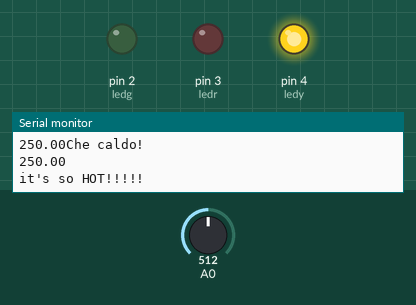
A sketch run on a simulated Arduino Uno, built with avr-gcc and run on an emulated ATmega328P. On the bench: output pins drawn as LEDs (lit = HIGH), the last lines printed to the serial monitor. Inputs (shaded band) come from the test bench; at power-on: A0 = 512.

Above: at 1.8 s.
1.9 s: A0 set to 122
At 3.9 s:
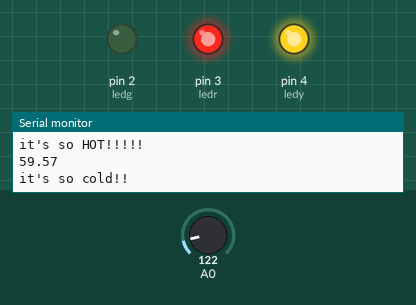
4.5 s: A0 set to 141
7.2 s: A0 set to 161
At 9.8 s:
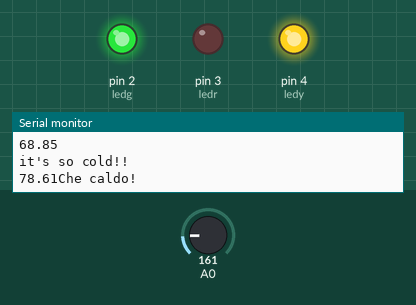
10.5 s: A0 set to 100
At 13.3 s:
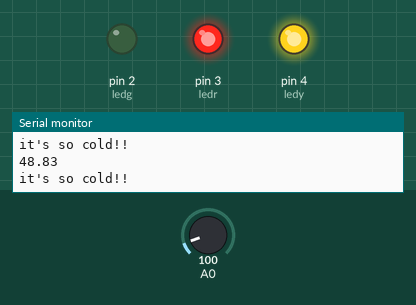
Timing chart, 0 to 14.5 s (numbered marks = the images above; inputs shaded):
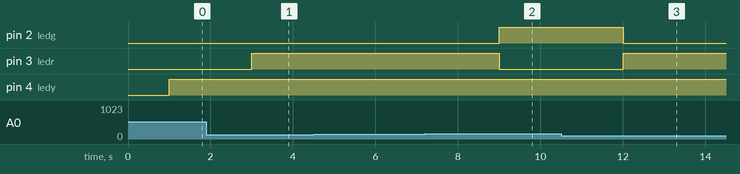

The sketch:

sensor_temprature_indicator.ino
```cpp
// (licence header left out)
float tempC;
int tempP = 0;
int ledg = 2;
int ledr = 3;
int ledy = 4;
void setup() {
Serial.begin(9600);
  pinMode(ledg, OUTPUT);
  pinMode(ledr, OUTPUT);
  pinMode(ledy, OUTPUT);
}
void loop() {

tempC = analogRead(0);
tempC = (5.0*tempC*100.0)/1024.0;

delay(1000);
  if (tempC > 74.41){ // 25C = 74,71F , 10C = 60.06F
      digitalWrite (ledr, LOW);
      digitalWrite(ledg, HIGH);
    Serial.print(tempC); + Serial.println("Che caldo!");

  }
    else {
      digitalWrite (ledg, LOW);
      digitalWrite (ledr, HIGH);
      Serial.println(tempC);
      Serial.println("it's so cold!!");
         }
  if (tempC > 110){ // 25C = 74,71F , 10C = 60.06F
    digitalWrite(ledg, LOW);
    digitalWrite(ledr, LOW);
    digitalWrite (ledy, HIGH);
    Serial.println(tempC);
    Serial.println("it's so HOT!!!!!");

  }
}
```

Measured:
- the behaviour switches between 152 and 153 on A0 (found by bisection; images 1 and 2)
- after the input at 1.9 s, pin 3 (ledr): LOW → HIGH after 1.1 s
- after the input at 7.2 s, pin 2 (ledg): LOW → HIGH after 1.8 s; pin 3 (ledr): HIGH → LOW after 1.8 s
- after the input at 10.5 s, pin 2 (ledg): HIGH → LOW after 1.5 s; pin 3 (ledr): LOW → HIGH after 1.5 s
